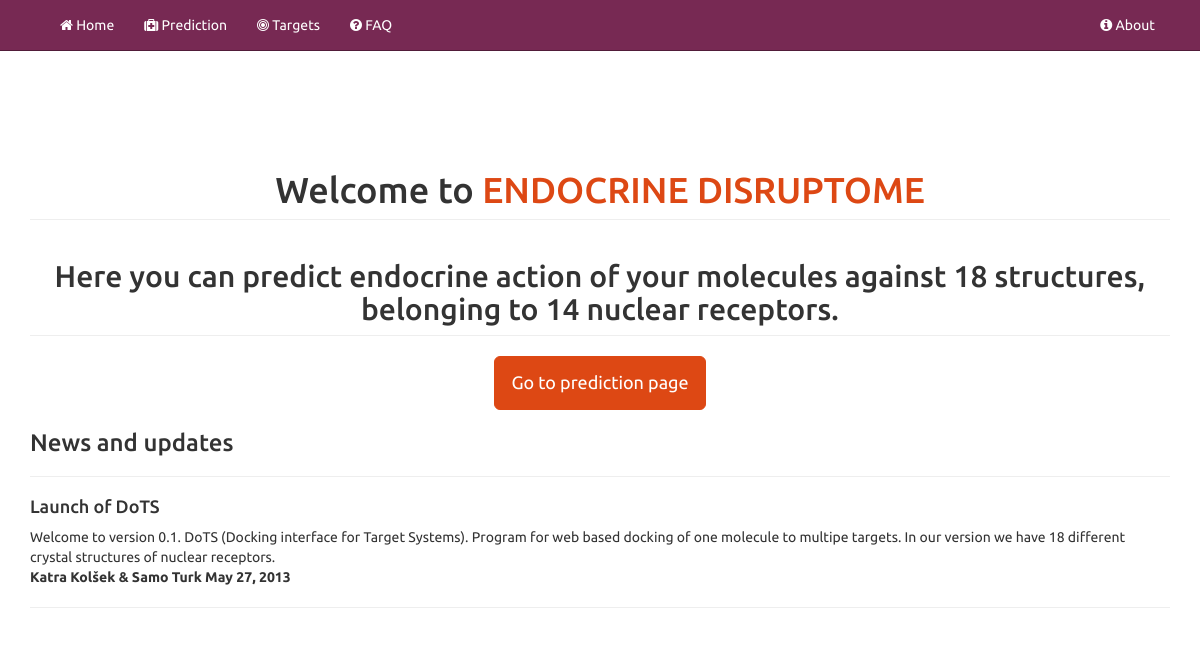
/, run on an earlier commit of the app's database.
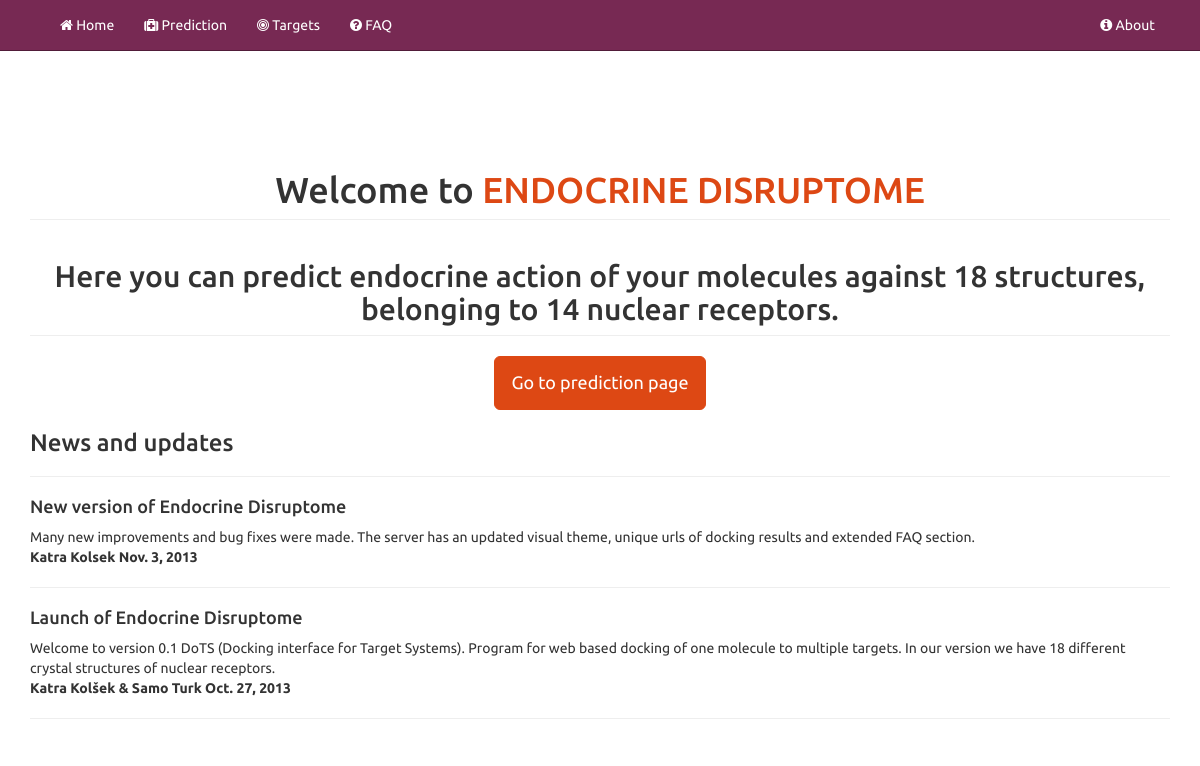
And on a later commit of the database.
### news/models.py (models this page shows, shortened)
class News(models.Model):
    title = models.CharField(max_length=500, blank=False)
    body = models.TextField(blank=True)
    author = models.CharField(max_length=100, blank=True)
    additiondate = models.DateField()
    class Meta:
        ordering = ['-id']

### DoTS/views.py (the view)
# urls.py: url(r'^$', 'DoTS.views.home', name='home'),
def home(request):
    allnews = News.objects.all()
    allreceptors = Receptor.objects.all()
    return render(request, 'index.html', {'allnews':allnews, 'allreceptors':allreceptors})

### DoTS/templates/index.html
{% extends "base.html" %}
{% block content %}
<div class="text-center">
<h1 class="page-header welcome-header">Welcome to <a href="/prediction.html">ENDOCRINE DISRUPTOME</a></h1>
<h2 class="page-header">Here you can predict endocrine action of your molecules against 18 structures, belonging to 14 nuclear receptors.</h2>
<p>
  <a class="btn btn-lg btn-primary" type="button" href="/prediction.html">Go to prediction page</a>
</p>
</div>
<div>
<h3>News and updates</h3>
<hr>
</div>
{% for item in allnews %}
<div>
<h4>{{item.title}}</h4>
{{item.body|safe}}
<p><strong>{{item.author}}
{{item.additiondate}}
</strong></p>
<hr>
</div>
{% endfor%}
{% endblock %}

What changed in the data, as far as the page shows it:
added News: title "New version of Endocrine Disruptome", body "Many new improvements and bug fixes were made. The server has an updated visual theme, unique urls of docking results and extended FAQ section.", author "Katra Kolsek", additiondate "Nov. 3, 2013"
changed News "Katra Kolšek & Samo Turk": title "Launch of DoTS" → "Launch of Endocrine Disruptome"; body "Welcome to version 0.1. DoTS (Docking interface for Target Systems). Program for web based docking of one molecule to multipe targets. In our version…" → "Welcome to version 0.1 DoTS (Docking interface for Target Systems). Program for web based docking of one molecule to multiple targets. In our version…"; additiondate "May 27, 2013" → "Oct. 27, 2013"
